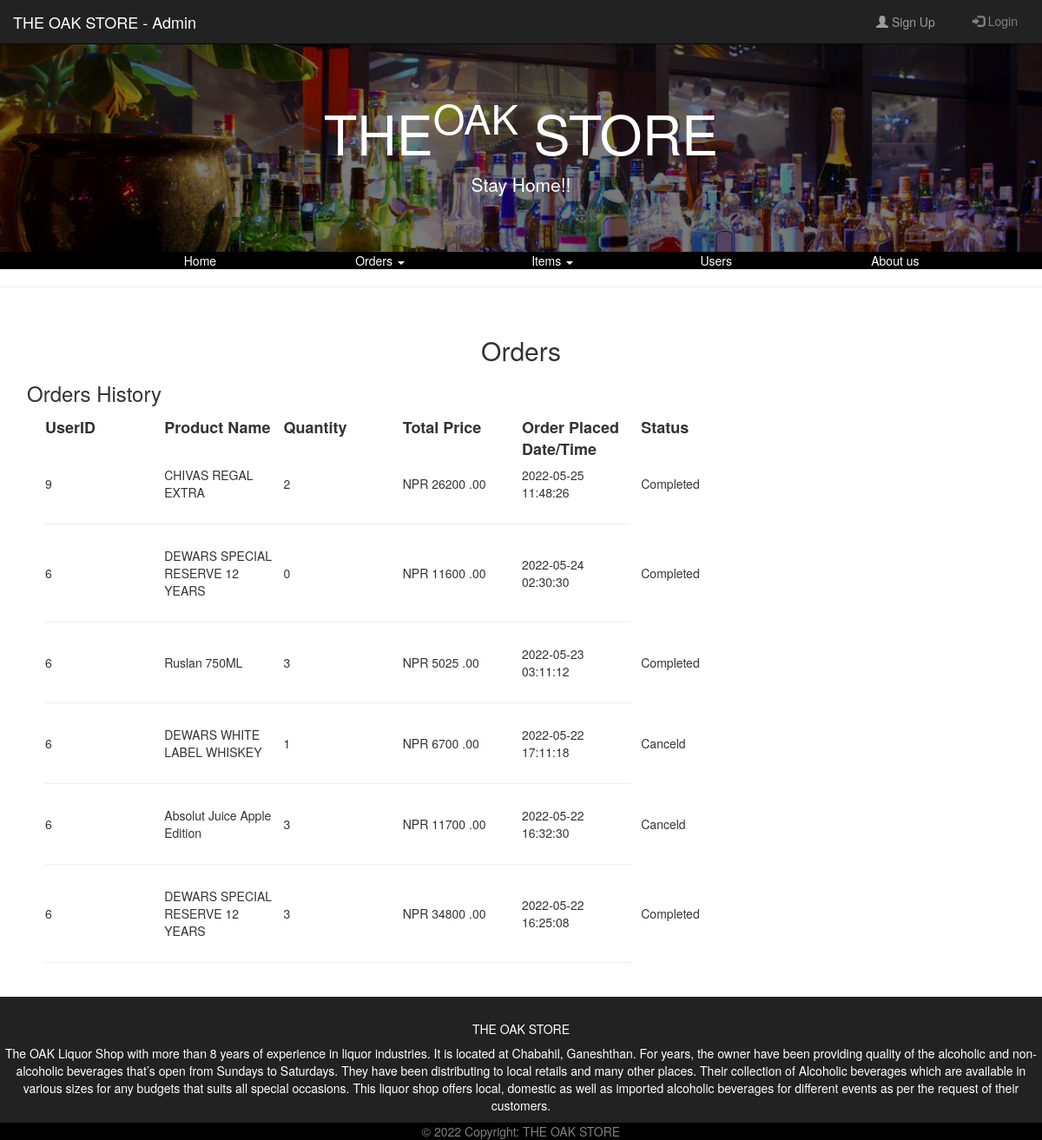
Page /admin_orders.php?type=history on the committed database.
### tables this page shows
CREATE TABLE `orders` (
  `order_id` int(3) NOT NULL,
  `order_user_id` int(3) NOT NULL,
  `order_product_id` int(3) NOT NULL,
  `order_quantity` int(2) NOT NULL,
  `order_total_price` int(10) NOT NULL,
  `order_date` timestamp NOT NULL DEFAULT current_timestamp(),
  `order_status` varchar(20) NOT NULL
);

CREATE TABLE `product` (
  `product_id` int(3) NOT NULL,
  `product_name` varchar(50) NOT NULL,
  `product_brand` varchar(50) NOT NULL,
  `product_category` varchar(50) NOT NULL,
  `product_price` int(6) NOT NULL,
  `product_size` int(4) NOT NULL,
  `product_abv` varchar(5) NOT NULL,
  `product_description` varchar(800) NOT NULL,
  `product_image` varchar(500) NOT NULL
);

### admin_orders.php (the view, shortened to what this page needs)
<?php
	include('connection.php');
?>
<?php
	if(isset($_SESSION['userid'])){
		$query2="SELECT user_last_name FROM user WHERE user_id='$id'";
		$result2=mysqli_query($sql_connection,$query2);
			while($row=mysqli_fetch_assoc($result2)){
				$name=$row['user_last_name'];
			}
		$signupBtn= "<a href='admin_user.php'>Hi! ".$name."</a>";
		$loginBtn="<form method='post'><button class='navbutton' name='logout'><span class='glyphicon glyphicon-log-out' ></span> Log out</button></form>";
		$query8="select count(*) as notification from notification where notifi_status='New'";
		$result8=mysqli_query($sql_connection,$query8);
			while($row=mysqli_fetch_assoc($result8)){
				$notificount=$row['notification'];
			}
		$notifiBtn="<a href='admin.php'><span class='glyphicon glyphicon-bell' ></span>"." ". $notificount."</a>";
	}
	else{
		$signupBtn= "<a href='registration.php'><span class='glyphicon glyphicon-user'></span> Sign Up</a>";
		$loginBtn= "<button onclick=\"document.getElementById('login').style.display='block'\" class='navbutton'><span class='glyphicon glyphicon-log-in' ></span> Login</button>";
	}
?>
<!DOCTYPE html>
<html>
<head>
	<link rel="stylesheet" href="Resources/bootstrap-3.4.1-dist/css/bootstrap.min.css">
	<link rel="stylesheet" href="Resources/css/mystyle.css">
	<link rel="stylesheet" href="Resources/css/login.css">
</head>
<body >
	<nav class="navbar navbar-inverse navbar-fixed-top">
		<div class="container-fluid">
			<div class="navbar-header">
				<a class="navbar-brand" href="admin.php">THE OAK STORE - Admin</a>
			</div>
			<div class="collapse navbar-collapse" id="myNavbar">
				<ul class="nav navbar-nav navbar-right">
					<li><?php      echo $signupBtn;                  ?></li>
					<li><?php      echo $loginBtn;                  ?></li>
				</ul>
			</div>
		</div>
	</nav>
	<div style="height:50px"></div>
	<div class="jumbotron text-center" style="background-image: url('images/cover.jpg');background-size: cover;margin-bottom: 0px;">
		<h1><font color="white">THE<sup>OAK</sup> STORE</font></h1>
		<p><font color="white">Stay Home!!</font></p>
	</div>
	<div>
		<ul class="nav-justified" style="background-color:black;">
			<li></li>
			<li class="active"><a href="admin.php" style="color:white" >Home</a></li>
			<li class="dropdown"><a class="dropdown-toggle" href="#" data-toggle="dropdown" style="color:white">Orders <span class="caret"></span></a>
			</li>
			<li class="dropdown"><a class="dropdown-toggle" href="#" data-toggle="dropdown" style="color:white">Items <span class="caret"></span></a>
			</li>
			<li><a href="admin_user.php" style="color:white">Users</a></li>
			<li><a href="about.php" style="color:white">About us</a></li>
		</ul>
	</div>
	<hr>
	<div class="container">
		<div class="row container-fluid ">
		<h2 class='text-center'>Orders</h2>
		<?php
			$status=$_GET['type'];
$pid=$_GET['id'];
$pqty=$_GET['qty'];
$sql="UPDATE product SET product_quantity=product_quantity-'$pqty' WHERE product_id='$pid'";
mysqli_query($sql_connection,$sql);
			if($status=='history'){
				echo "<h3>Orders History</h3>";
				echo "<div class='col-md-9'>";
				echo "<div style='border-radius: 25px'>";
				echo "<table style='table-layout:fixed;width:100%'>";
				echo "<tr>";
				echo "<th>UserID</th><th>Product Name</th><th>Quantity</th><th>Total Price</th><th>Order Placed Date/Time</th><th>Status</th>";
				echo "</tr>";
				$query5="SELECT orders.*,product.product_name FROM orders,product WHERE orders.order_status in ('Completed','Canceld') and orders.order_product_id=product.product_id order by orders.order_id DESC LIMIT 30";
				$result5=mysqli_query($sql_connection,$query5);
				while($row=mysqli_fetch_assoc($result5)){
					echo "<tr>";
					echo "<td>";
					echo $row['order_user_id'];
					echo "</td>";
					echo "<td>";
					echo $row['product_name'];
					echo "</td>";
					echo "<td>";
					echo $row['order_quantity'];
					echo "</td>";
					echo "<td>";
					echo "NPR ".$row['order_total_price']." .00";
					echo "</td>";
					echo "<td>";
					echo $row['order_date'];
					echo "</td>";
					echo "<td>";
					echo $row['order_status'];
					echo "</td>";
					echo "</tr>";
					echo "<tr><td colspan='5'><hr></td></tr>";
				}
				echo "</table>";
				echo "</div>";
				echo "</div>";
			}
		?>
		</div>
	</div>
	<footer class="page-footer font-small pt-4" style="background-color:rgb(34, 34, 34);color:white;">
		<div style="height:20px;"></div>
		<div class="container-fluid text-center ">
			<div class="row">
					<h5 class="text-uppercase">THE OAK STORE</h5>
					<p>The OAK Liquor Shop with more than 8 years of experience in liquor industries. It is located at Chabahil, Ganeshthan. For years, the owner have been providing quality of the alcoholic and non-alcoholic beverages that’s open from Sundays to Saturdays. They have been distributing to local retails and many other places. Their collection of Alcoholic beverages which are available in various sizes for any budgets that suits all special occasions. This liquor shop offers local, domestic as well as imported alcoholic beverages for different events as per the request of their customers. </p>
			</div>
		</div>
		<div class="footer-copyright text-center py-3" style="background-color:black;color:gray">
			© 2022 Copyright: THE OAK STORE
		</div>
	</footer>
</body>
</html>

### Resources/css/mystyle.css (style rules this page uses)
th { vertical-align: top; font-size:18px; }
th,td { padding:3px 6px; }

### Resources/css/login.css (style rules this page uses)
.navbutton { border: none; background-color: inherit; color:gray; cursor: pointer; padding: 14px 28px; }
.container { padding: 16px; }

### rows in the picture
orders: order_user "9", order_product.product_name "CHIVAS REGAL EXTRA", order_quantity "2", order_total_price "26200", order_date "2022-05-25 11:48:26", order_status "Completed"
orders: order_user "6", order_product.product_name "DEWARS SPECIAL RESERVE 12 YEARS", order_quantity "0", order_total_price "11600", order_date "2022-05-24 02:30:30", order_status "Completed"
orders: order_user "6", order_product.product_name "Ruslan 750ML", order_quantity "3", order_total_price "5025", order_date "2022-05-23 03:11:12", order_status "Completed"
orders: order_user "6", order_product.product_name "DEWARS WHITE LABEL WHISKEY", order_quantity "1", order_total_price "6700", order_date "2022-05-22 17:11:18", order_status "Canceld"
orders: order_user "6", order_product.product_name "Absolut Juice Apple Edition", order_quantity "3", order_total_price "11700", order_date "2022-05-22 16:32:30", order_status "Canceld"
orders: order_user "6", order_product.product_name "DEWARS SPECIAL RESERVE 12 YEARS", order_quantity "3", order_total_price "34800", order_date "2022-05-22 16:25:08", order_status "Completed"
